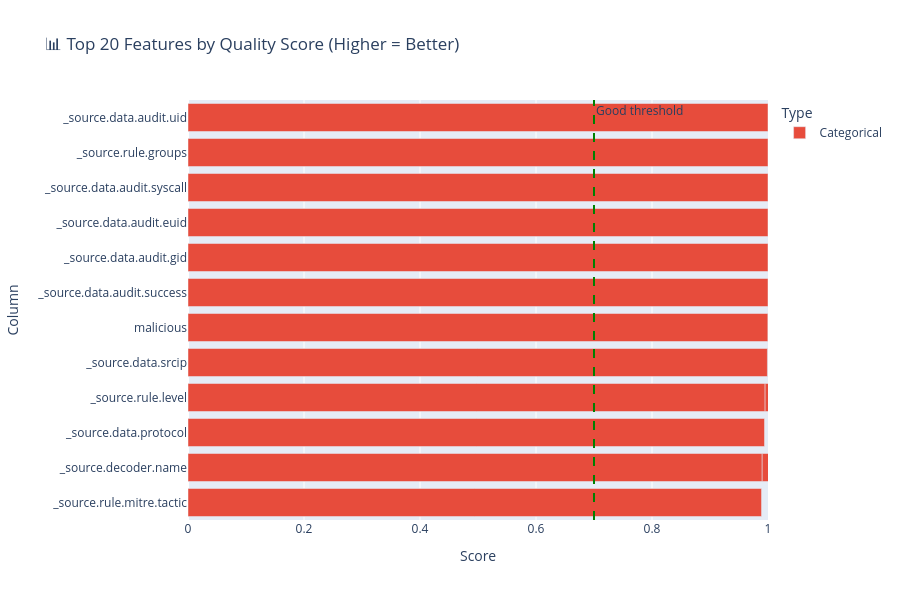
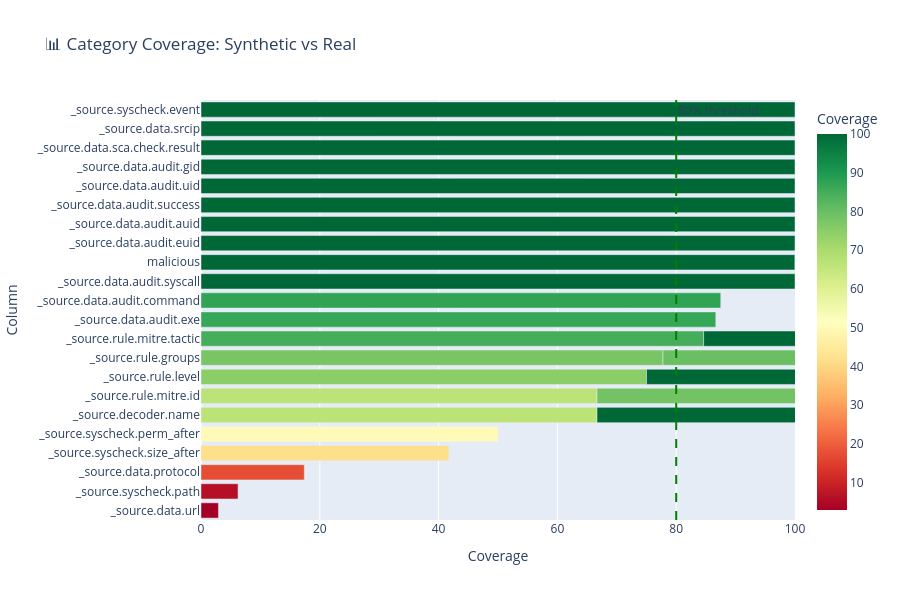

These figures' notebook cell, in order:
### Markdown cell above
### 📊 Interactive Plotly Visualizations

Interactive charts for deeper analysis:
1. **Quality Scores Bar Chart**: Features ranked by quality (1 - KS/L1 statistic)
2. **Coverage Analysis**: Category coverage percentage per categorical feature

### Code cell
# ============================================================================
# 📊 INTERACTIVE PLOTLY VISUALIZATIONS
# ============================================================================

print("=" * 70)
print("📊 INTERACTIVE VISUALIZATIONS")
print("=" * 70)

# 1. Quality Scores Summary
quality_data = []
for r in quality_results['numeric']:
    quality_data.append({
        'Column': r['column'][:30],
        'Type': 'Numeric',
        'Score': 1 - r['ks_stat'],  # Convert to "quality score"
        'Metric': f"KS={r['ks_stat']:.3f}"
    })
for r in quality_results['categorical']:
    quality_data.append({
        'Column': r['column'][:30],
        'Type': 'Categorical',
        'Score': 1 - r['l1_dist'],
        'Metric': f"L1={r['l1_dist']:.3f}"
    })

quality_df = pd.DataFrame(quality_data)

if len(quality_df) > 0:
    fig = px.bar(
        quality_df.sort_values('Score', ascending=True).tail(20),
        x='Score',
        y='Column',
        color='Type',
        orientation='h',
        title='📊 Top 20 Features by Quality Score (Higher = Better)',
        color_discrete_map={'Numeric': '#3498db', 'Categorical': '#e74c3c'},
        hover_data=['Metric']
    )
    fig.add_vline(x=0.7, line_dash="dash", line_color="green", annotation_text="Good threshold")
    fig.update_layout(height=600, xaxis_range=[0, 1])
    fig.show()
    fig.write_html(f"{CONFIG['output_dir']}/quality_scores.html")
    print(f"✅ Saved: {CONFIG['output_dir']}/quality_scores.html")

# 2. Coverage Analysis for Categorical
if quality_results['categorical']:
    coverage_data = [{'Column': r['column'][:30], 'Coverage': r['coverage']} 
                     for r in quality_results['categorical']]
    coverage_df = pd.DataFrame(coverage_data)
    
    fig = px.bar(
        coverage_df.sort_values('Coverage', ascending=True),
        x='Coverage',
        y='Column',
        orientation='h',
        title='📊 Category Coverage: Synthetic vs Real',
        color='Coverage',
        color_continuous_scale='RdYlGn'
    )
    fig.add_vline(x=80, line_dash="dash", line_color="green", annotation_text="80% threshold")
    fig.update_layout(height=600, xaxis_range=[0, 100])
    fig.show()
    fig.write_html(f"{CONFIG['output_dir']}/coverage_analysis.html")
    print(f"✅ Saved: {CONFIG['output_dir']}/coverage_analysis.html")

print("=" * 70)

### Figure 1 — Plotly figure (JSON) as saved in the notebook; plotly's stock layout.template omitted (floating-point values rounded to 4 significant figures)
{"data": [{"customdata": [["L1=0.011"], ["L1=0.010"], ["L1=0.006"], ["L1=0.005"], ["L1=0.003"], ["L1=0.001"], ["L1=0.000"], ["L1=0.000"], ["L1=0.000"], ["L1=0.000"], ["L1=0.000"], ["L1=0.000"], ["L1=0.000"], ["L1=0.000"], ["L1=0.000"], ["L1=0.000"], ["L1=0.000"], ["L1=0.000"], ["L1=0.000"], ["L1=0.000"]], "hovertemplate": "Type=Categorical<br>Score=%{x}<br>Column=%{y}<br>Metric=%{customdata[0]}<extra></extra>", "legendgroup": "Categorical", "marker": {"color": "#e74c3c", "pattern": {"shape": ""}}, "name": "Categorical", "orientation": "h", "showlegend": true, "textposition": "auto", "type": "bar", "x": [0.9889, 0.99, 0.994, 0.995, 0.9974, 0.999, 1.0, 1.0, 1.0, 1.0, 1.0, 1.0, 1.0, 1.0, 1.0, 1.0, 1.0, 1.0, 1.0, 1.0], "xaxis": "x", "y": ["_source.rule.mitre.tactic", "_source.decoder.name", "_source.data.protocol", "_source.rule.level", "_source.decoder.name", "_source.data.srcip", "malicious", "_source.data.audit.success", "_source.data.audit.gid", "_source.data.audit.euid", "malicious", "_source.data.audit.syscall", "_source.decoder.name", "malicious", "_source.rule.groups", "malicious", "_source.rule.level", "malicious", "_source.data.audit.uid", "_source.decoder.name"], "yaxis": "y"}], "layout": {"annotations": [{"showarrow": false, "text": "Good threshold", "x": 0.7, "xanchor": "left", "xref": "x", "y": 1, "yanchor": "top", "yref": "y domain"}], "barmode": "relative", "height": 600, "legend": {"title": {"text": "Type"}, "tracegroupgap": 0}, "shapes": [{"line": {"color": "green", "dash": "dash"}, "type": "line", "x0": 0.7, "x1": 0.7, "xref": "x", "y0": 0, "y1": 1, "yref": "y domain"}], "title": {"text": "📊 Top 20 Features by Quality Score (Higher = Better)"}, "xaxis": {"anchor": "y", "domain": [0, 1], "range": [0, 1], "title": {"text": "Score"}}, "yaxis": {"anchor": "x", "domain": [0, 1], "title": {"text": "Column"}}}}

### Figure 2 — Plotly figure (JSON) as saved in the notebook; plotly's stock layout.template omitted (floating-point values rounded to 4 significant figures)
{"data": [{"hovertemplate": "Coverage=%{marker.color}<br>Column=%{y}<extra></extra>", "legendgroup": "", "marker": {"color": [2.937, 6.239, 17.39, 41.73, 50.0, 66.67, 66.67, 75.0, 77.78, 78.57, 80.0, 84.62, 86.67, 87.5, 100.0, 100.0, 100.0, 100.0, 100.0, 100.0, 100.0, 100.0, 100.0, 100.0, 100.0, 100.0, 100.0, 100.0, 100.0, 100.0, 100.0, 100.0, 100.0, 100.0, 100.0, 100.0, 100.0, 100.0, 100.0, 100.0, 100.0, 100.0, 100.0, 100.0, 100.0, 100.0], "coloraxis": "coloraxis", "pattern": {"shape": ""}}, "name": "", "orientation": "h", "showlegend": false, "textposition": "auto", "type": "bar", "x": [2.937, 6.239, 17.39, 41.73, 50.0, 66.67, 66.67, 75.0, 77.78, 78.57, 80.0, 84.62, 86.67, 87.5, 100.0, 100.0, 100.0, 100.0, 100.0, 100.0, 100.0, 100.0, 100.0, 100.0, 100.0, 100.0, 100.0, 100.0, 100.0, 100.0, 100.0, 100.0, 100.0, 100.0, 100.0, 100.0, 100.0, 100.0, 100.0, 100.0, 100.0, 100.0, 100.0, 100.0, 100.0, 100.0], "xaxis": "x", "y": ["_source.data.url", "_source.syscheck.path", "_source.data.protocol", "_source.syscheck.size_after", "_source.syscheck.perm_after", "_source.decoder.name", "_source.rule.mitre.id", "_source.rule.level", "_source.rule.groups", "_source.rule.mitre.id", "_source.rule.groups", "_source.rule.mitre.tactic", "_source.data.audit.exe", "_source.data.audit.command", "_source.rule.mitre.tactic", "_source.data.audit.syscall", "_source.decoder.name", "malicious", "_source.data.audit.euid", "_source.data.audit.auid", "_source.data.audit.success", "malicious", "_source.rule.level", "_source.rule.groups", "_source.decoder.name", "_source.data.audit.uid", "_source.data.audit.gid", "_source.decoder.name", "_source.data.sca.check.result", "_source.rule.level", "_source.data.srcip", "malicious", "_source.rule.level", "_source.rule.groups", "_source.decoder.name", "_source.rule.mitre.tactic", "_source.rule.mitre.id", "_source.syscheck.event", "malicious", "_source.rule.level", "_source.rule.groups", "_source.rule.mitre.tactic", "_source.rule.mitre.tactic", "_source.rule.mitre.id", "malicious", "_source.rule.mitre.id"], "yaxis": "y"}], "layout": {"annotations": [{"showarrow": false, "text": "80% threshold", "x": 80, "xanchor": "left", "xref": "x", "y": 1, "yanchor": "top", "yref": "y domain"}], "barmode": "relative", "coloraxis": {"colorbar": {"title": {"text": "Coverage"}}, "colorscale": [[0, "rgb(165,0,38)"], [0.1, "rgb(215,48,39)"], [0.2, "rgb(244,109,67)"], [0.3, "rgb(253,174,97)"], [0.4, "rgb(254,224,139)"], [0.5, "rgb(255,255,191)"], [0.6, "rgb(217,239,139)"], [0.7, "rgb(166,217,106)"], [0.8, "rgb(102,189,99)"], [0.9, "rgb(26,152,80)"], [1, "rgb(0,104,55)"]]}, "height": 600, "legend": {"tracegroupgap": 0}, "shapes": [{"line": {"color": "green", "dash": "dash"}, "type": "line", "x0": 80, "x1": 80, "xref": "x", "y0": 0, "y1": 1, "yref": "y domain"}], "title": {"text": "📊 Category Coverage: Synthetic vs Real"}, "xaxis": {"anchor": "y", "domain": [0, 1], "range": [0, 100], "title": {"text": "Coverage"}}, "yaxis": {"anchor": "x", "domain": [0, 1], "title": {"text": "Column"}}}}
